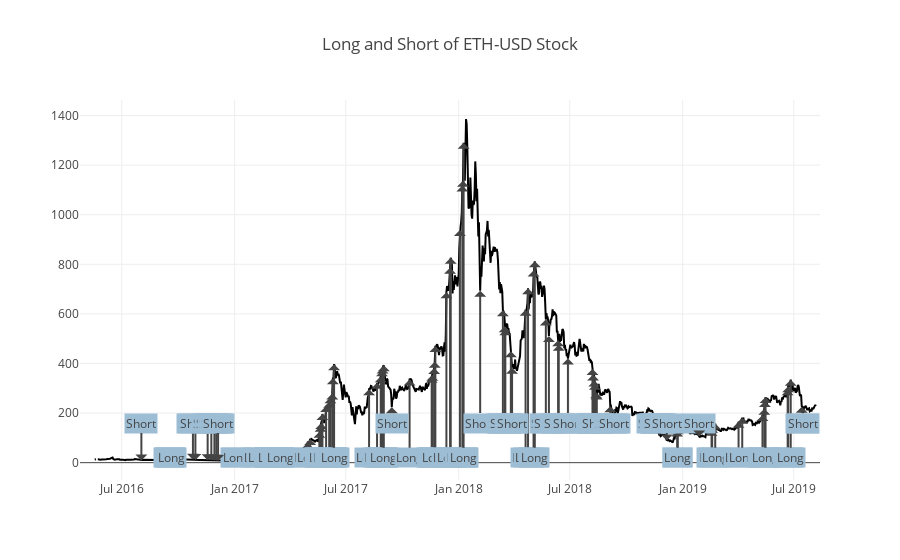

This figure's notebook cell:
### Markdown cell above
### View Data
Let's compare the signals you generated against the close prices. This chart will show a lot of signals. Too many in fact. We'll talk about filtering the redundant signals in the next problem.

### Code cell
signal = get_long_short(close, lookback_high, lookback_low)
project_helper.plot_signal(
    close[apple_ticker],
    signal[apple_ticker],
    'Long and Short of {} Stock'.format(apple_ticker))

### Figure 1 — Plotly figure (JSON) as saved in the notebook; plotly's stock layout.template omitted (floating-point values rounded to 4 significant figures; data arrays with more than 128 entries replaced by an {"elided": "..."} marker saying what was removed)
{"data": [{"line": {"color": "black"}, "name": "Index", "type": "scatter", "x": {"elided": "1200 str values"}, "y": {"elided": "1200 float values"}}], "layout": {"annotations": [{"ax": 0, "ay": 20, "ayref": "y", "bgcolor": "#9dbdd5", "text": "Long", "x": "2016-09-16", "y": 12.58}, {"ax": 0, "ay": 20, "ayref": "y", "bgcolor": "#9dbdd5", "text": "Long", "x": "2016-09-17", "y": 12.79}, {"ax": 0, "ay": 20, "ayref": "y", "bgcolor": "#9dbdd5", "text": "Long", "x": "2016-09-19", "y": 13.17}, {"ax": 0, "ay": 20, "ayref": "y", "bgcolor": "#9dbdd5", "text": "Long", "x": "2016-09-20", "y": 14.56}, {"ax": 0, "ay": 20, "ayref": "y", "bgcolor": "#9dbdd5", "text": "Long", "x": "2017-01-03", "y": 9.59}, {"ax": 0, "ay": 20, "ayref": "y", "bgcolor": "#9dbdd5", "text": "Long", "x": "2017-01-04", "y": 11.17}, {"ax": 0, "ay": 20, "ayref": "y", "bgcolor": "#9dbdd5", "text": "Long", "x": "2017-02-07", "y": 11.51}, {"ax": 0, "ay": 20, "ayref": "y", "bgcolor": "#9dbdd5", "text": "Long", "x": "2017-02-14", "y": 13.14}, {"ax": 0, "ay": 20, "ayref": "y", "bgcolor": "#9dbdd5", "text": "Long", "x": "2017-02-26", "y": 14.74}, {"ax": 0, "ay": 20, "ayref": "y", "bgcolor": "#9dbdd5", "text": "Long", "x": "2017-02-27", "y": 15.66}, {"ax": 0, "ay": 20, "ayref": "y", "bgcolor": "#9dbdd5", "text": "Long", "x": "2017-02-28", "y": 16.4}, {"ax": 0, "ay": 20, "ayref": "y", "bgcolor": "#9dbdd5", "text": "Long", "x": "2017-03-01", "y": 17.37}, {"ax": 0, "ay": 20, "ayref": "y", "bgcolor": "#9dbdd5", "text": "Long", "x": "2017-03-02", "y": 19.27}, {"ax": 0, "ay": 20, "ayref": "y", "bgcolor": "#9dbdd5", "text": "Long", "x": "2017-03-11", "y": 21.64}, {"ax": 0, "ay": 20, "ayref": "y", "bgcolor": "#9dbdd5", "text": "Long", "x": "2017-03-12", "y": 23.39}, {"ax": 0, "ay": 20, "ayref": "y", "bgcolor": "#9dbdd5", "text": "Long", "x": "2017-03-13", "y": 28.64}, {"ax": 0, "ay": 20, "ayref": "y", "bgcolor": "#9dbdd5", "text": "Long", "x": "2017-03-15", "y": 35.65}, {"ax": 0, "ay": 20, "ayref": "y", "bgcolor": "#9dbdd5", "text": "Long", "x": "2017-03-16", "y": 45.96}, {"ax": 0, "ay": 20, "ayref": "y", "bgcolor": "#9dbdd5", "text": "Long", "x": "2017-04-30", "y": 80.87}, {"ax": 0, "ay": 20, "ayref": "y", "bgcolor": "#9dbdd5", "text": "Long", "x": "2017-05-04", "y": 95.97}, {"ax": 0, "ay": 20, "ayref": "y", "bgcolor": "#9dbdd5", "text": "Long", "x": "2017-05-19", "y": 125.1}, {"ax": 0, "ay": 20, "ayref": "y", "bgcolor": "#9dbdd5", "text": "Long", "x": "2017-05-21", "y": 148.8}, {"ax": 0, "ay": 20, "ayref": "y", "bgcolor": "#9dbdd5", "text": "Long", "x": "2017-05-22", "y": 160.1}, {"ax": 0, "ay": 20, "ayref": "y", "bgcolor": "#9dbdd5", "text": "Long", "x": "2017-05-24", "y": 196.1}, {"ax": 0, "ay": 20, "ayref": "y", "bgcolor": "#9dbdd5", "text": "Long", "x": "2017-05-30", "y": 228.7}, {"ax": 0, "ay": 20, "ayref": "y", "bgcolor": "#9dbdd5", "text": "Long", "x": "2017-06-04", "y": 245.5}, {"ax": 0, "ay": 20, "ayref": "y", "bgcolor": "#9dbdd5", "text": "Long", "x": "2017-06-06", "y": 264.2}, {"ax": 0, "ay": 20, "ayref": "y", "bgcolor": "#9dbdd5", "text": "Long", "x": "2017-06-09", "y": 279.4}, {"ax": 0, "ay": 20, "ayref": "y", "bgcolor": "#9dbdd5", "text": "Long", "x": "2017-06-10", "y": 340.2}, {"ax": 0, "ay": 20, "ayref": "y", "bgcolor": "#9dbdd5", "text": "Long", "x": "2017-06-12", "y": 397.4}, {"ax": 0, "ay": 20, "ayref": "y", "bgcolor": "#9dbdd5", "text": "Long", "x": "2017-08-08", "y": 295.9}, {"ax": 0, "ay": 20, "ayref": "y", "bgcolor": "#9dbdd5", "text": "Long", "x": "2017-08-21", "y": 322}, {"ax": 0, "ay": 20, "ayref": "y", "bgcolor": "#9dbdd5", "text": "Long", "x": "2017-08-27", "y": 348.2}, {"ax": 0, "ay": 20, "ayref": "y", "bgcolor": "#9dbdd5", "text": "Long", "x": "2017-08-29", "y": 372.5}, {"ax": 0, "ay": 20, "ayref": "y", "bgcolor": "#9dbdd5", "text": "Long", "x": "2017-08-30", "y": 384.1}, {"ax": 0, "ay": 20, "ayref": "y", "bgcolor": "#9dbdd5", "text": "Long", "x": "2017-09-01", "y": 392.9}, {"ax": 0, "ay": 20, "ayref": "y", "bgcolor": "#9dbdd5", "text": "Long", "x": "2017-10-13", "y": 335.9}, {"ax": 0, "ay": 20, "ayref": "y", "bgcolor": "#9dbdd5", "text": "Long", "x": "2017-11-18", "y": 346.6}, {"ax": 0, "ay": 20, "ayref": "y", "bgcolor": "#9dbdd5", "text": "Long", "x": "2017-11-19", "y": 354.6}, {"ax": 0, "ay": 20, "ayref": "y", "bgcolor": "#9dbdd5", "text": "Long", "x": "2017-11-22", "y": 381.7}, {"ax": 0, "ay": 20, "ayref": "y", "bgcolor": "#9dbdd5", "text": "Long", "x": "2017-11-23", "y": 406.6}, {"ax": 0, "ay": 20, "ayref": "y", "bgcolor": "#9dbdd5", "text": "Long", "x": "2017-11-24", "y": 471.0}, {"ax": 0, "ay": 20, "ayref": "y", "bgcolor": "#9dbdd5", "text": "Long", "x": "2017-12-12", "y": 686.8}, {"ax": 0, "ay": 20, "ayref": "y", "bgcolor": "#9dbdd5", "text": "Long", "x": "2017-12-18", "y": 785.6}, {"ax": 0, "ay": 20, "ayref": "y", "bgcolor": "#9dbdd5", "text": "Long", "x": "2017-12-19", "y": 826.6}, {"ax": 0, "ay": 20, "ayref": "y", "bgcolor": "#9dbdd5", "text": "Long", "x": "2018-01-03", "y": 938.3}, {"ax": 0, "ay": 20, "ayref": "y", "bgcolor": "#9dbdd5", "text": "Long", "x": "2018-01-07", "y": 1118.0}, {"ax": 0, "ay": 20, "ayref": "y", "bgcolor": "#9dbdd5", "text": "Long", "x": "2018-01-08", "y": 1137.0}, {"ax": 0, "ay": 20, "ayref": "y", "bgcolor": "#9dbdd5", "text": "Long", "x": "2018-01-09", "y": 1290.0}, {"ax": 0, "ay": 20, "ayref": "y", "bgcolor": "#9dbdd5", "text": "Long", "x": "2018-04-20", "y": 617.2}, {"ax": 0, "ay": 20, "ayref": "y", "bgcolor": "#9dbdd5", "text": "Long", "x": "2018-04-24", "y": 703.4}, {"ax": 0, "ay": 20, "ayref": "y", "bgcolor": "#9dbdd5", "text": "Long", "x": "2018-05-03", "y": 775.5}, {"ax": 0, "ay": 20, "ayref": "y", "bgcolor": "#9dbdd5", "text": "Long", "x": "2018-05-05", "y": 812}, {"ax": 0, "ay": 20, "ayref": "y", "bgcolor": "#9dbdd5", "text": "Long", "x": "2018-12-23", "y": 129.6}, {"ax": 0, "ay": 20, "ayref": "y", "bgcolor": "#9dbdd5", "text": "Long", "x": "2018-12-24", "y": 139.1}, {"ax": 0, "ay": 20, "ayref": "y", "bgcolor": "#9dbdd5", "text": "Long", "x": "2019-02-17", "y": 132.3}, {"ax": 0, "ay": 20, "ayref": "y", "bgcolor": "#9dbdd5", "text": "Long", "x": "2019-02-18", "y": 144.6}, {"ax": 0, "ay": 20, "ayref": "y", "bgcolor": "#9dbdd5", "text": "Long", "x": "2019-02-23", "y": 157.6}, {"ax": 0, "ay": 20, "ayref": "y", "bgcolor": "#9dbdd5", "text": "Long", "x": "2019-04-02", "y": 164.7}, {"ax": 0, "ay": 20, "ayref": "y", "bgcolor": "#9dbdd5", "text": "Long", "x": "2019-04-08", "y": 180.7}, {"ax": 0, "ay": 20, "ayref": "y", "bgcolor": "#9dbdd5", "text": "Long", "x": "2019-05-11", "y": 192.5}, {"ax": 0, "ay": 20, "ayref": "y", "bgcolor": "#9dbdd5", "text": "Long", "x": "2019-05-14", "y": 217.4}, {"ax": 0, "ay": 20, "ayref": "y", "bgcolor": "#9dbdd5", "text": "Long", "x": "2019-05-15", "y": 249}, {"ax": 0, "ay": 20, "ayref": "y", "bgcolor": "#9dbdd5", "text": "Long", "x": "2019-05-16", "y": 264.4}, {"ax": 0, "ay": 20, "ayref": "y", "bgcolor": "#9dbdd5", "text": "Long", "x": "2019-06-21", "y": 296.2}, {"ax": 0, "ay": 20, "ayref": "y", "bgcolor": "#9dbdd5", "text": "Long", "x": "2019-06-22", "y": 308.5}, {"ax": 0, "ay": 20, "ayref": "y", "bgcolor": "#9dbdd5", "text": "Long", "x": "2019-06-26", "y": 334.9}, {"ax": 0, "ay": 160, "ayref": "y", "bgcolor": "#9dbdd5", "text": "Short", "x": "2016-08-02", "y": 8.78}, {"ax": 0, "ay": 160, "ayref": "y", "bgcolor": "#9dbdd5", "text": "Short", "x": "2016-10-25", "y": 11.33}, {"ax": 0, "ay": 160, "ayref": "y", "bgcolor": "#9dbdd5", "text": "Short", "x": "2016-10-29", "y": 10.47}, {"ax": 0, "ay": 160, "ayref": "y", "bgcolor": "#9dbdd5", "text": "Short", "x": "2016-11-18", "y": 9.51}, {"ax": 0, "ay": 160, "ayref": "y", "bgcolor": "#9dbdd5", "text": "Short", "x": "2016-11-24", "y": 9.18}, {"ax": 0, "ay": 160, "ayref": "y", "bgcolor": "#9dbdd5", "text": "Short", "x": "2016-11-29", "y": 8.14}, {"ax": 0, "ay": 160, "ayref": "y", "bgcolor": "#9dbdd5", "text": "Short", "x": "2016-12-02", "y": 7.73}, {"ax": 0, "ay": 160, "ayref": "y", "bgcolor": "#9dbdd5", "text": "Short", "x": "2016-12-05", "y": 6.75}, {"ax": 0, "ay": 160, "ayref": "y", "bgcolor": "#9dbdd5", "text": "Short", "x": "2017-09-14", "y": 223.8}, {"ax": 0, "ay": 160, "ayref": "y", "bgcolor": "#9dbdd5", "text": "Short", "x": "2018-02-05", "y": 693.5}, {"ax": 0, "ay": 160, "ayref": "y", "bgcolor": "#9dbdd5", "text": "Short", "x": "2018-03-14", "y": 614.6}, {"ax": 0, "ay": 160, "ayref": "y", "bgcolor": "#9dbdd5", "text": "Short", "x": "2018-03-17", "y": 549.8}, {"ax": 0, "ay": 160, "ayref": "y", "bgcolor": "#9dbdd5", "text": "Short", "x": "2018-03-18", "y": 538}, {"ax": 0, "ay": 160, "ayref": "y", "bgcolor": "#9dbdd5", "text": "Short", "x": "2018-03-27", "y": 449}, {"ax": 0, "ay": 160, "ayref": "y", "bgcolor": "#9dbdd5", "text": "Short", "x": "2018-03-29", "y": 383.3}, {"ax": 0, "ay": 160, "ayref": "y", "bgcolor": "#9dbdd5", "text": "Short", "x": "2018-05-23", "y": 577.2}, {"ax": 0, "ay": 160, "ayref": "y", "bgcolor": "#9dbdd5", "text": "Short", "x": "2018-05-28", "y": 511.3}, {"ax": 0, "ay": 160, "ayref": "y", "bgcolor": "#9dbdd5", "text": "Short", "x": "2018-06-12", "y": 494.1}, {"ax": 0, "ay": 160, "ayref": "y", "bgcolor": "#9dbdd5", "text": "Short", "x": "2018-06-13", "y": 476.0}, {"ax": 0, "ay": 160, "ayref": "y", "bgcolor": "#9dbdd5", "text": "Short", "x": "2018-06-28", "y": 420}, {"ax": 0, "ay": 160, "ayref": "y", "bgcolor": "#9dbdd5", "text": "Short", "x": "2018-08-07", "y": 378.1}, {"ax": 0, "ay": 160, "ayref": "y", "bgcolor": "#9dbdd5", "text": "Short", "x": "2018-08-08", "y": 355.7}, {"ax": 0, "ay": 160, "ayref": "y", "bgcolor": "#9dbdd5", "text": "Short", "x": "2018-08-10", "y": 331.0}, {"ax": 0, "ay": 160, "ayref": "y", "bgcolor": "#9dbdd5", "text": "Short", "x": "2018-08-11", "y": 318.0}, {"ax": 0, "ay": 160, "ayref": "y", "bgcolor": "#9dbdd5", "text": "Short", "x": "2018-08-13", "y": 284.1}, {"ax": 0, "ay": 160, "ayref": "y", "bgcolor": "#9dbdd5", "text": "Short", "x": "2018-08-14", "y": 279.4}, {"ax": 0, "ay": 160, "ayref": "y", "bgcolor": "#9dbdd5", "text": "Short", "x": "2018-09-05", "y": 227.6}, {"ax": 0, "ay": 160, "ayref": "y", "bgcolor": "#9dbdd5", "text": "Short", "x": "2018-09-08", "y": 197}, {"ax": 0, "ay": 160, "ayref": "y", "bgcolor": "#9dbdd5", "text": "Short", "x": "2018-09-11", "y": 185.2}, {"ax": 0, "ay": 160, "ayref": "y", "bgcolor": "#9dbdd5", "text": "Short", "x": "2018-11-14", "y": 177.8}, {"ax": 0, "ay": 160, "ayref": "y", "bgcolor": "#9dbdd5", "text": "Short", "x": "2018-11-19", "y": 145.2}, {"ax": 0, "ay": 160, "ayref": "y", "bgcolor": "#9dbdd5", "text": "Short", "x": "2018-11-20", "y": 127.5}, {"ax": 0, "ay": 160, "ayref": "y", "bgcolor": "#9dbdd5", "text": "Short", "x": "2018-11-23", "y": 121.4}, {"ax": 0, "ay": 160, "ayref": "y", "bgcolor": "#9dbdd5", "text": "Short", "x": "2018-11-24", "y": 110.2}, {"ax": 0, "ay": 160, "ayref": "y", "bgcolor": "#9dbdd5", "text": "Short", "x": "2018-12-06", "y": 89.09}, {"ax": 0, "ay": 160, "ayref": "y", "bgcolor": "#9dbdd5", "text": "Short", "x": "2019-01-28", "y": 105.5}, {"ax": 0, "ay": 160, "ayref": "y", "bgcolor": "#9dbdd5", "text": "Short", "x": "2019-07-14", "y": 225.8}, {"ax": 0, "ay": 160, "ayref": "y", "bgcolor": "#9dbdd5", "text": "Short", "x": "2019-07-16", "y": 198.9}], "title": "Long and Short of ETH-USD Stock"}}
